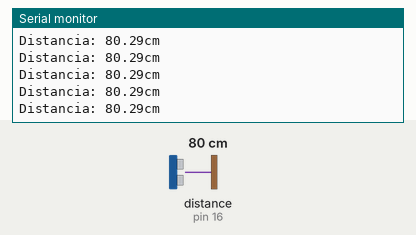
Recording of a sketch running on a simulated Arduino Uno, built with avr-gcc and run on an emulated ATmega328P. Shown: the last lines printed to the serial monitor. Wiring (inferred from the names in the program): ultrasonic range finder: trigger pin 15; echo pin 16. The inputs (shaded band) are chosen by the test bench; at power-on: distance to the obstacle (sensor on pin 16) 80 cm. The echo pulse lasts 58.3 µs per cm.

Above: at 1.2 s.
1.3 s: distance to the obstacle (sensor on pin 16) set to 2 cm
At 2.2 s:
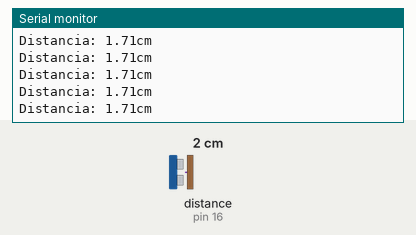
4.3 s: distance to the obstacle (sensor on pin 16) set to 35 cm
At 5.1 s:
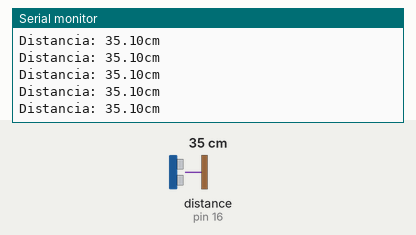
Timing chart, 0 to 5.6 s (numbered marks = the images above; inputs shaded):
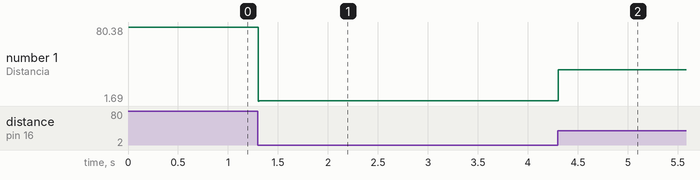

The sketch:

sketch_mar25c.ino
```cpp
  #define echo 16
  #define trigger 15
  float cm = 0;

  void setup()
  {
    pinMode(trigger, OUTPUT);
    pinMode(echo, INPUT);
    Serial.begin(115200);
  }

  long readUltrasonicDistance(int triggerPin, int echoPin)
  {
    digitalWrite(triggerPin, LOW);
    delayMicroseconds(2);
    digitalWrite(triggerPin, HIGH);
    delayMicroseconds(10);
    digitalWrite(triggerPin, LOW);
    pinMode(echoPin, INPUT);
    return pulseIn(echoPin, HIGH); //Se devolvera el tiempo entre el envio y la recepcion
  }

  void loop()
  {
    cm = 0.01723 * readUltrasonicDistance(trigger,echo); //se calculara la distancia multiplicando la velocidad en la que el sonido recorre un centimetro por el tiempo de rebote obtenido.
    Serial.print("Distancia: ");
    Serial.print(cm);
    Serial.println("cm");
  }
```

Measured:
- after the input at 1.3 s, the serial monitor: prints a new line at once (image 1)
- after the input at 4.3 s, the serial monitor: prints a new line at once (image 2)
- plotted number 1: 80.29 → 1.71 after the input at 1.3 s, 1.71 → 35.1 after the input at 4.3 s
